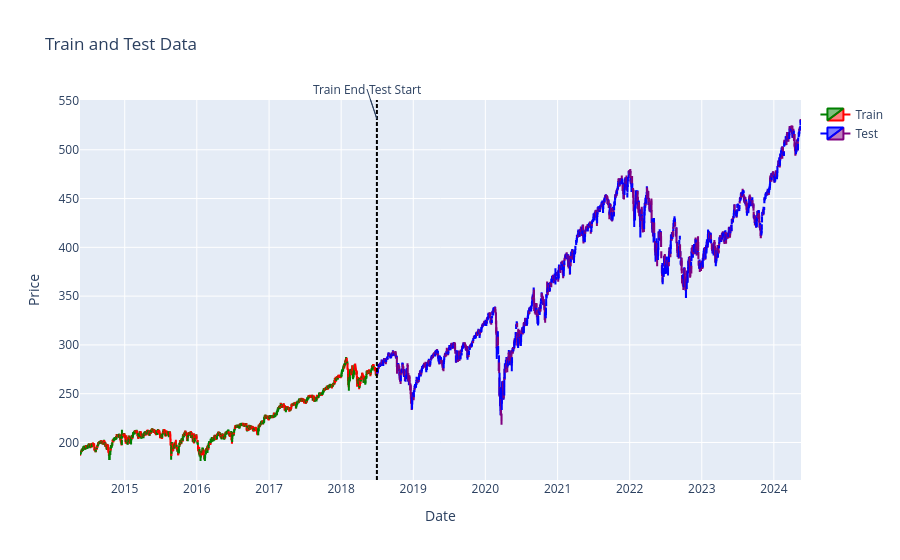

The cell this chart's notebook holds for it:
### Markdown cell above
## Test and Training Plot SPY

### Code cell
plot_train_test(train2, test2, DATE_SPLIT)

### Figure 1 — Plotly figure (JSON) as saved in the notebook; plotly's stock layout.template omitted (floating-point values rounded to 4 significant figures; data arrays with more than 128 entries replaced by an {"elided": "..."} marker saying what was removed)
{"data": [{"close": {"elided": "1037 float values"}, "decreasing": {"line": {"color": "red"}}, "high": {"elided": "1037 float values"}, "increasing": {"line": {"color": "green"}}, "low": {"elided": "1037 float values"}, "name": "Train", "open": {"elided": "1037 float values"}, "type": "candlestick", "x": {"elided": "1037 str values"}}, {"close": {"elided": "1480 float values"}, "decreasing": {"line": {"color": "purple"}}, "high": {"elided": "1480 float values"}, "increasing": {"line": {"color": "blue"}}, "low": {"elided": "1480 float values"}, "name": "Test", "open": {"elided": "1480 float values"}, "type": "candlestick", "x": {"elided": "1480 str values"}}], "layout": {"annotations": [{"showarrow": true, "text": "Test Start", "x": "2018-07-01", "xanchor": "left", "xref": "x", "y": 0.95, "yref": "paper"}, {"showarrow": true, "text": "Train End", "x": "2018-07-01", "xanchor": "right", "xref": "x", "y": 0.95, "yref": "paper"}], "shapes": [{"line": {"color": "black", "dash": "dot", "width": 2}, "x0": "2018-07-01", "x1": "2018-07-01", "xref": "x", "y0": 0, "y1": 1, "yref": "paper"}], "title": {"text": "Train and Test Data"}, "xaxis": {"rangeslider": {"visible": false}, "title": {"text": "Date"}}, "yaxis": {"title": {"text": "Price"}}}}
